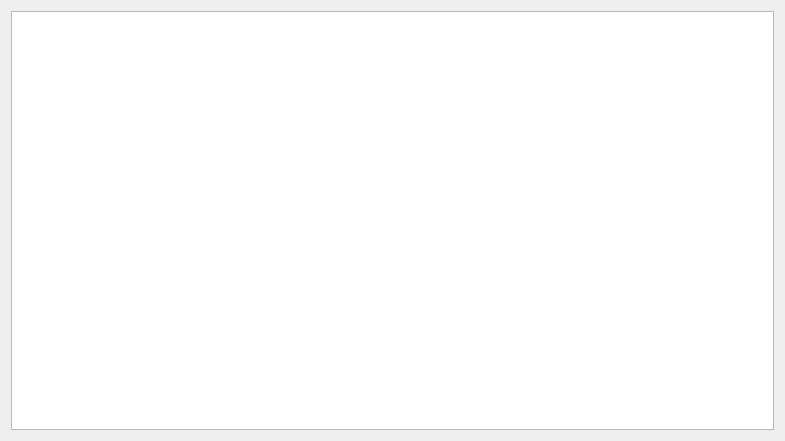
<?xml version="1.0" encoding="UTF-8"?>
<ui version="4.0">
 <class>NewFileTab</class>
 <widget class="QWidget" name="NewFileTab">
  <property name="geometry">
   <rect>
    <x>0</x>
    <y>0</y>
    <width>785</width>
    <height>441</height>
   </rect>
  </property>
  <property name="windowTitle">
   <string>Form</string>
  </property>
  <layout class="QGridLayout" name="gridLayout">
   <item row="0" column="0">
    <widget class="QPlainTextEdit" name="textEdit"/>
   </item>
  </layout>
 </widget>
 <resources/>
 <connections/>
</ui>
